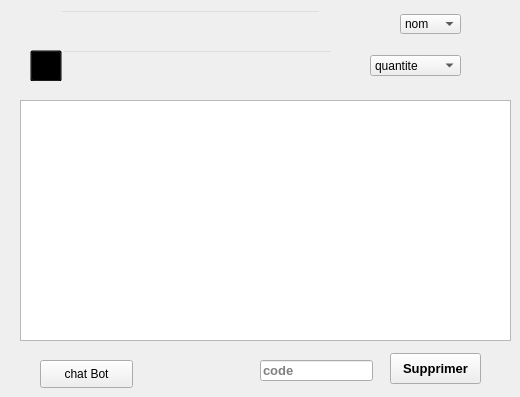
    <widget class="QWidget" name="page">
     <widget class="QFrame" name="frame_7">
      <property name="geometry">
       <rect>
        <x>20</x>
        <y>10</y>
        <width>461</width>
        <height>31</height>
       </rect>
      </property>
      <property name="frameShape">
       <enum>QFrame::NoFrame</enum>
      </property>
      <widget class="QLabel" name="label_21">
       <property name="geometry">
        <rect>
         <x>10</x>
         <y>0</y>
         <width>25</width>
         <height>25</height>
        </rect>
       </property>
       <property name="minimumSize">
        <size>
         <width>25</width>
         <height>25</height>
        </size>
       </property>
       <property name="maximumSize">
        <size>
         <width>25</width>
         <height>25</height>
        </size>
       </property>
       <property name="styleSheet">
        <string notr="true">#label_21
{
	  background: transparent;
}</string>
       </property>
       <property name="text">
        <string/>
       </property>
       <property name="pixmap">
        <pixmap resource="../syrine/image3.qrc">:/res/icone8</pixmap>
       </property>
       <property name="scaledContents">
        <bool>true</bool>
       </property>
      </widget>
      <widget class="QComboBox" name="comboBox_critere">
       <property name="geometry">
        <rect>
         <x>380</x>
         <y>4</y>
         <width>61</width>
         <height>20</height>
        </rect>
       </property>
       <item>
        <property name="text">
         <string>nom</string>
        </property>
       </item>
       <item>
        <property name="text">
         <string>produit</string>
        </property>
       </item>
       <item>
        <property name="text">
         <string>code</string>
        </property>
       </item>
      </widget>
      <widget class="QLineEdit" name="lineEdit_recherche">
       <property name="geometry">
        <rect>
         <x>40</x>
         <y>0</y>
         <width>261</width>
         <height>26</height>
        </rect>
       </property>
       <property name="styleSheet">
        <string notr="true">#lineEdit_recherche
{
  background: transparent;
}</string>
       </property>
       <property name="text">
        <string/>
       </property>
      </widget>
     </widget>
     <widget class="QPushButton" name="del_button">
      <property name="geometry">
       <rect>
        <x>390</x>
        <y>353</y>
        <width>91</width>
        <height>31</height>
       </rect>
      </property>
      <property name="font">
       <font>
        <pointsize>10</pointsize>
        <bold>true</bold>
       </font>
      </property>
      <property name="text">
       <string>Supprimer</string>
      </property>
     </widget>
     <widget class="QLineEdit" name="lineEdit_supp">
      <property name="geometry">
       <rect>
        <x>260</x>
        <y>360</y>
        <width>113</width>
        <height>21</height>
       </rect>
      </property>
      <property name="font">
       <font>
        <pointsize>10</pointsize>
        <bold>true</bold>
       </font>
      </property>
      <property name="text">
       <string/>
      </property>
      <property name="placeholderText">
       <string>code</string>
      </property>
     </widget>
     <widget class="QFrame" name="frame_12">
      <property name="geometry">
       <rect>
        <x>20</x>
        <y>50</y>
        <width>461</width>
        <height>31</height>
       </rect>
      </property>
      <property name="frameShape">
       <enum>QFrame::NoFrame</enum>
      </property>
      <widget class="QLineEdit" name="lineEdit_22">
       <property name="geometry">
        <rect>
         <x>42</x>
         <y>0</y>
         <width>271</width>
         <height>22</height>
        </rect>
       </property>
       <property name="styleSheet">
        <string notr="true">#lineEdit_22
{
	  background: transparent;
}</string>
       </property>
       <property name="text">
        <string/>
       </property>
       <property name="placeholderText">
        <string/>
       </property>
      </widget>
      <widget class="QPushButton" name="pushButton_23">
       <property name="geometry">
        <rect>
         <x>10</x>
         <y>0</y>
         <width>32</width>
         <height>32</height>
        </rect>
       </property>
       <property name="minimumSize">
        <size>
         <width>32</width>
         <height>32</height>
        </size>
       </property>
       <property name="maximumSize">
        <size>
         <width>32</width>
         <height>32</height>
        </size>
       </property>
       <property name="styleSheet">
        <string notr="true">#pushButton_23
{
	  background: transparent;
}</string>
       </property>
       <property name="text">
        <string/>
       </property>
       <property name="icon">
        <iconset resource="../syrine/image4.qrc">
         <normaloff>:/res/icone9</normaloff>:/res/icone9</iconset>
       </property>
      </widget>
      <widget class="QComboBox" name="comboBox_tri">
       <property name="geometry">
        <rect>
         <x>350</x>
         <y>5</y>
         <width>91</width>
         <height>21</height>
        </rect>
       </property>
       <item>
        <property name="text">
         <string>quantite</string>
        </property>
       </item>
       <item>
        <property name="text">
         <string>code</string>
        </property>
       </item>
       <item>
        <property name="text">
         <string>produit</string>
        </property>
       </item>
      </widget>
     </widget>
     <widget class="QTableView" name="tableView_f">
      <property name="geometry">
       <rect>
        <x>20</x>
        <y>100</y>
        <width>491</width>
        <height>241</height>
       </rect>
      </property>
     </widget>
     <widget class="QPushButton" name="chatBot_2">
      <property name="geometry">
       <rect>
        <x>40</x>
        <y>360</y>
        <width>93</width>
        <height>28</height>
       </rect>
      </property>
      <property name="text">
       <string>chat Bot</string>
      </property>
     </widget>
    </widget>
